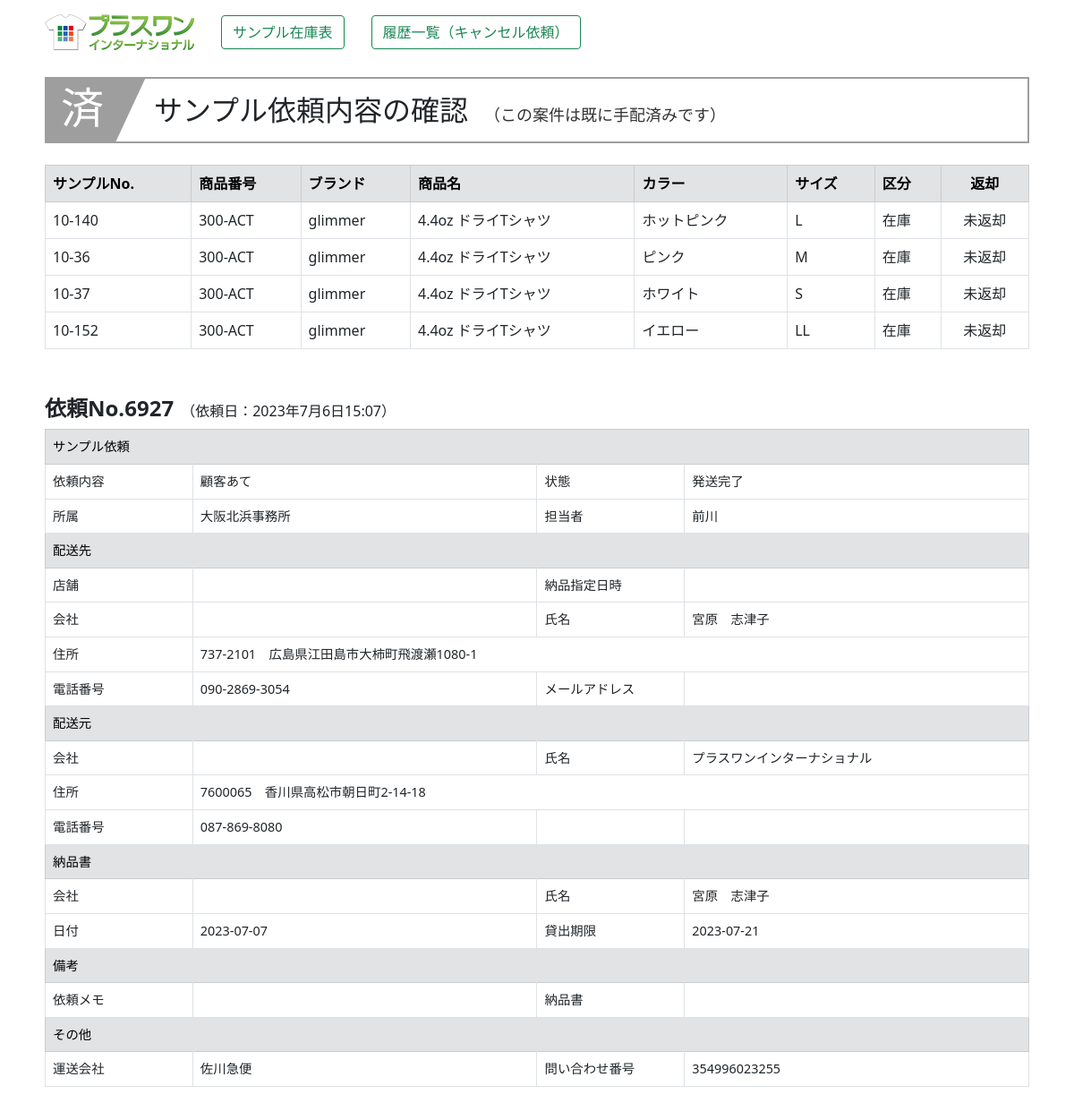
The page /rireki_kakunin/168 on the database its author committed.
### zaiko/models.py (models this page shows, shortened)
class Shouhin(models.Model):
    hontai_num=models.AutoField("本体No",primary_key=True)
    sample_num=models.CharField("サンプルNo",max_length=20,blank=True)
    category=models.CharField("カテゴリ",max_length=50,blank=True)
    shouhin_num=models.CharField("商品番号",max_length=20,blank=True)
    brand=models.CharField("ブランド",max_length=20,blank=True)
    shouhin_name=models.CharField("商品名",max_length=255,blank=True)
    color=models.CharField("カラー",max_length=255,blank=True)
    size=models.CharField("サイズ",max_length=20,blank=True)
    size_num=models.IntegerField("サイズ値",default=0)
    kakou=models.CharField("加工",max_length=50,blank=True)
    bikou=models.CharField("備考",max_length=255,blank=True)
    touroku_day=models.DateField("登録日",auto_now_add=True)
    koushin_day=models.DateField("更新日",auto_now=True)
    joutai=models.IntegerField("状態",default=0)
    irai_num=models.IntegerField("依頼No",default=0)
    status=models.IntegerField("有効",default=0)

class Rireki_shouhin(models.Model):
    irai_num=models.IntegerField("依頼No")
    irai_hontai_num=models.IntegerField("本体No")
    irai_hontai_kubun=models.CharField("区分",max_length=5,null=True,blank=True,default="")
    henkyaku=models.IntegerField("状態",default=0)
    henkyaku_day=models.CharField("返却日",max_length=30,null=True,blank=True,default="")

class Rireki_rental(models.Model):
    irai_num=models.IntegerField("依頼No",null=False)
    irai_type=models.IntegerField("内容")
    rental_day=models.DateTimeField("依頼日",auto_now_add=True)
    shozoku=models.CharField("所属",max_length=30,blank=True)
    tantou=models.CharField("担当者",max_length=30,blank=True)
    haisou_tempo=models.CharField("配送店舗",max_length=30,blank=True)
    haisou_deliday=models.CharField("配送指定日",max_length=30,null=True,blank=True,default="")
    haisou_delitime=models.CharField("時間指定",max_length=30,null=True,blank=True,default="")
    haisou_com=models.CharField("会社名",max_length=30,blank=True)
    haisou_cus=models.CharField("名前",max_length=30,blank=True)
    haisou_yubin=models.CharField("郵便番号",max_length=30,blank=True)
    haisou_pref=models.CharField("都道府県",max_length=10,blank=True)
    haisou_city=models.CharField("市区町村",max_length=30,blank=True)
    haisou_banchi=models.CharField("番地",max_length=30,blank=True)
    haisou_build=models.CharField("建物名",max_length=30,blank=True)
    haisou_tel=models.CharField("電話番号",max_length=30,blank=True)
    haisou_tel_kensaku=models.CharField("電話番号_検索",max_length=30,blank=True)
    haisou_mail=models.CharField("メールアドレス",max_length=100,blank=True)
    haisou_com_m=models.CharField("会社名_元",max_length=30,blank=True)
    haisou_cus_m=models.CharField("名前_元",max_length=30,blank=True)
    haisou_yubin_m=models.CharField("郵便番号_元",max_length=30,blank=True)
    haisou_pref_m=models.CharField("都道府県_元",max_length=10,blank=True)
    haisou_city_m=models.CharField("市区町村_元",max_length=30,blank=True)
    haisou_banchi_m=models.CharField("番地_元",max_length=30,blank=True)
    haisou_build_m=models.CharField("建物名_元",max_length=30,blank=True)
    haisou_tel_m=models.CharField("電話番号_元",max_length=30,blank=True)
    nouhin_com=models.CharField("納品書会社名",max_length=30,blank=True)
    nouhin_cus=models.CharField("納品書名前",max_length=30,blank=True)
    nouhin_day=models.CharField("納品書日付",max_length=30,null=True,blank=True,default="")
    rental_maxday=models.CharField("貸出期限",max_length=30,null=True,blank=True,default="")
    bikou1=models.TextField("備考（納品）",blank=True)
    bikou2=models.TextField("備考（依頼）",blank=True)
    status=models.IntegerField("状態",default=0)
    unsou_com=models.CharField("運送会社",max_length=20,null=True,blank=True,default="")
    unsou_num=models.CharField("問い合わせ番号",max_length=20,null=True,blank=True,default="")
    cancel_day=models.CharField("キャンセル日",max_length=30,null=True,blank=True,default="")
    cancel_name=models.CharField("キャンセル担当",max_length=30,null=True,blank=True,default="")

### zaiko/views.py (the view)
# urls.py: path('rireki_kakunin/<int:pk>', rireki_kakunin, name="rireki_kakunin"),
def rireki_kakunin(request,pk):
    irai_detail=Rireki_rental.objects.get(pk=pk)
    status=irai_detail.status
    if status==0: #success.htmlのタイトル用
        kubun="kakunin_ok"
    elif status==1:
        kubun="junbi"
    else:
        kubun="kakunin_no"
    irai_num=irai_detail.irai_num
    items=Rireki_shouhin.objects.filter(irai_num=irai_num).values_list("irai_hontai_num",flat=True)
    irai_shouhin_list=list(items)
    data=[]
    for i in irai_shouhin_list:
        data2={}
        shouhin=Shouhin.objects.get(hontai_num=i)
        data2["hontai_num"]=shouhin.hontai_num
        data2["sample_num"]=shouhin.sample_num
        data2["shouhin_num"]=shouhin.shouhin_num
        data2["brand"]=shouhin.brand
        data2["shouhin_name"]=shouhin.shouhin_name
        data2["color"]=shouhin.color
        data2["size"]=shouhin.size
        data2["kubun"]=Rireki_shouhin.objects.get(irai_num=irai_num,irai_hontai_num=i).irai_hontai_kubun
        data2["henkyaku"]=Rireki_shouhin.objects.get(irai_num=irai_num,irai_hontai_num=i).henkyaku
        data2["henkyaku_day"]=Rireki_shouhin.objects.get(irai_num=irai_num,irai_hontai_num=i).henkyaku_day
        data.append(data2)
    kanri=0
    if request.user.username == "p1masao":
        kanri=1
    params={
            "irai_shouhin_list":data,
            "irai_detail":irai_detail,
            "kubun":kubun,
            "kanri":kanri,
        }
    return render(request,"zaiko/success.html",params)

### zaiko/templates/zaiko/success.html (shortened to what this page needs)
{% load static %}
<!DOCTYPE html>
<html lang="ja">
<head>
    <link rel="stylesheet" href="{% static 'main.css' %}">
    <link href="https://cdn.jsdelivr.net/npm/bootstrap@5.0.2/dist/css/bootstrap.min.css" rel="stylesheet">
    <link rel="stylesheet" href="https://cdn.jsdelivr.net/npm/bootstrap-icons@1.8.0/font/bootstrap-icons.css">
</head>
<body>
    <div class="container mt-3 mb-5">
        <div style="margin: 0 auto; justify-content: center; width: 1100px;">
            {% include "zaiko/menu.html" with kanri=kanri %}
            <div style="margin-top: 30px;">
                {% if kubun == "new" %}
                    <div class="title03">
                        <h2><span class="number">03</span>サンプル依頼が完了しました</h2>
                    </div>
                {% elif kubun == "kakunin_no" %}
                    <div class="title00">
                        {% if irai_detail.status == 3 %}
                            <h2><span class="number">消</span>サンプル依頼内容の確認<span>（この案件はキャンセルされています）</span></h2>
                        {% elif irai_detail.status == 5 %}
                            <h2><span class="number">完</span>サンプル依頼内容の確認<span>（この案件は既に返却が完了しています）</span></h2>
                        {% else %}
                            <h2><span class="number">済</span>サンプル依頼内容の確認<span>（この案件は既に手配済みです）</span></h2>
                        {% endif %}
                    </div>
                {% elif kubun == "junbi" %}
                    <div class="title04">
                        <h2><span class="number">準</span>サンプル依頼内容の確認<span>（この案件は現在準備中で、まもなく発送されます）</span></h2>
                    </div>
                {% endif %}
            </div>
            <div class="mt-4">
                <table class="table table-bordered">
                    <thead>
                        <tr class="table-secondary">
                            <th>サンプルNo.</th>
                            <th>商品番号</th>
                            <th>ブランド</th>
                            <th>商品名</th>
                            <th>カラー</th>
                            <th>サイズ</th>
                            <th>区分</th>
                            {% if kubun == "kakunin_no" and irai_detail.status == 2 %}
                                <th style="text-align: center;">返却</th>
                            {% elif irai_detail.status == 5 %}
                                <th style="text-align: center;"><i class="bi bi-check-circle-fill" style="font-size: 1.2em; color: #349102"></i> 返却</th>
                            {% elif kubun == "new" %}
                                <th>結果</th>
                            {% endif %}
                        </tr>
                    </thead>
                    <tbody>
                        {% for i in irai_shouhin_list %}
                        <tr>
                            <td style="vertical-align: middle;">{{i.sample_num}}</td>
                            <td style="vertical-align: middle;">{{i.shouhin_num}}</td>
                            <td style="vertical-align: middle;">{{i.brand}}</td>
                            <td style="vertical-align: middle;">{{i.shouhin_name}}</td>
                            <td style="vertical-align: middle;">{{i.color}}</td>
                            <td style="vertical-align: middle;">{{i.size}}</td>
                            <td style="vertical-align: middle;">{{i.kubun}}</td>
                                {% if kubun == "kakunin_no" and irai_detail.status == 2 %}
                                    {% if i.henkyaku == 0 %}
                                    <td style="text-align: center;">未返却</td>
                                    {% else %}
                                    <td style="text-align: center;">{{i.henkyaku_day}}</td>
                                    {% endif %}
                                {% elif irai_detail.status == 5 %}
                                    <td style="text-align: center;">{{i.henkyaku_day}}</td>
                                {% elif kubun == "new" %}
                                    <td style="text-align: center;"><i class="bi bi-check-circle-fill" style="font-size: 1.5em; color: #349102"></i></td>
                                {% endif %}
                        </tr>
                        {% endfor %}
                    </tbody>
                </table>
            </div>
            <div class="mt-5">
                <div style="width: 1100px; align-items: end;">
                    <span style="font-size: 1.5em; font-weight: bold;">依頼No.{{irai_detail.irai_num}}</span>　（依頼日：{{irai_detail.rental_day}}）
                </div>
                <table class="table table-bordered" style="margin-top: 5px; font-size: 0.9em; width: 1100px;">
                    <tr class="table-secondary"><td colspan="4">サンプル依頼</td></tr>
                        <td style="width: 15%;">依頼内容</td>
                        <td style="width: 35%;">
                            {% if irai_detail.irai_type == 0 %}
                                顧客あて
                            {% elif irai_detail.irai_type == 1 %}
                                店舗あて
                            {% else %}
                                キープ
                            {% endif %}
                        </td>
                        <td style="width: 15%;">状態</td>
                        <td style="width: 35%;">
                            {% if irai_detail.status == 0 %}
                                発送待ち（キャンセル可）
                            {% elif irai_detail.status == 1 %}
                                発送準備中
                            {% elif irai_detail.status == 2 %}
                                発送完了
                            {% elif irai_detail.status == 3 %}
                                キャンセル（{{irai_detail.cancel_name}}：{{irai_detail.cancel_day}}）
                            {% elif irai_detail.status == 5 %}
                                返却済み
                            {% endif %}
                        </td>
                    <tr>
                        <td>所属</td><td id="shozoku">{{irai_detail.shozoku}}</td>
                        <td>担当者</td><td id="tantou">{{irai_detail.tantou}}</td>
                    </tr>
                    <tr class="table-secondary"><td colspan="4">配送先</td></tr>
                    <tr>
                        <td>店舗</td><td>{{irai_detail.haisou_tempo}}</td>
                        <td>納品指定日時</td>
                        <td>
                        </td>
                    </tr>
                    <tr>
                        <td>会社</td><td>{{irai_detail.haisou_com}}</td>
                        <td>氏名</td><td>{{irai_detail.haisou_cus}}</td>
                    </tr>
                    <tr>
                        <td>住所</td>
                        <td colspan="3">
                            {{irai_detail.haisou_yubin}}　{{irai_detail.haisou_pref}}{{irai_detail.haisou_city}}{{irai_detail.haisou_banchi}}{{irai_detail.haisou_build}}
                        </td>
                    </tr>
                    <tr>
                        <td>電話番号</td><td>{{irai_detail.haisou_tel}}</td>
                        <td>メールアドレス</td><td>{{irai_detail.haisou_mail}}</td>
                    </tr>
                    <tr class="table-secondary"><td colspan="4">配送元</td></tr>
                    <tr>
                        <td>会社</td><td>{{irai_detail.haisou_com_m}}</td>
                        <td>氏名</td><td>{{irai_detail.haisou_cus_m}}</td>
                    </tr>
                    <tr>
                        <td>住所</td>
                        <td colspan="3">
                            {{irai_detail.haisou_yubin_m}}　{{irai_detail.haisou_pref_m}}{{irai_detail.haisou_city_m}}{{irai_detail.haisou_banchi_m}}{{irai_detail.haisou_build_m}}
                        </td>
                    </tr>
                    <tr>
                        <td>電話番号</td><td>{{irai_detail.haisou_tel_m}}</td>
                        <td></td><td></td>
                    </tr>
                    <tr class="table-secondary"><td colspan="4">納品書</td></tr>
                    <tr>
                        <td>会社</td><td>{{irai_detail.nouhin_com}}</td>
                        <td>氏名</td><td>{{irai_detail.nouhin_cus}}</td>
                    </tr>
                    <tr>
                        <td>日付</td><td>{{irai_detail.nouhin_day}}</td>
                        <td>貸出期限</td><td>{{irai_detail.rental_maxday}}</td>
                    </tr>
                    <tr class="table-secondary"><td colspan="4">備考</td></tr>
                    <tr>
                        <td>依頼メモ</td><td>{{irai_detail.bikou2 | linebreaksbr}}</td>
                        <td>納品書</td><td>{{irai_detail.bikou1 | linebreaksbr}}</td>
                    </tr>
                    <tr class="table-secondary"><td colspan="4">その他</td></tr>
                    <tr>
                        <td>運送会社</td><td>{{irai_detail.unsou_com}}</td>
                        <td>問い合わせ番号</td><td>{{irai_detail.unsou_num}}</td>
                    </tr>
                </table>
            </div>
        </div>
    </div>
</body>
</html>

### zaiko/static/main.css (style rules this page uses)
.title00 h2 { position: relative; overflow: hidden; padding: 1rem 2rem 1rem 120px; border: solid 2px #9e9e9e; width: 1100px; margin: 0 auto; }
.title00 h2:before { position: absolute; content: ''; top: -150%; left: -100px; width: 200px; height: 300%; transform: rotate(25deg); background: #9e9e9e; }
.title00 h2 span, .title01 h2 span, .title02 h2 span, .title03 h2 span, .title04 h2 span { color: #333333; font-size: 18px; padding-left: 18px; }
.title00 h2 span.number, .title01 h2 span.number, .title02 h2 span.number, .title03 h2 span.number, .title04 h2 span.number { position: absolute; display: block; top: 3px; left: 0; z-index: 1; font-size: 30px; font-size: 3rem; padding-left: 16px; color: #fff; }

### rows shown on the page
Shouhin: sample_num "10-140", shouhin_num "300-ACT", brand "glimmer", shouhin_name "4.4oz ドライTシャツ", color "ホットピンク"
Rireki_shouhin: kubun "在庫"
Shouhin: sample_num "10-36", shouhin_num "300-ACT", brand "glimmer", shouhin_name "4.4oz ドライTシャツ", color "ピンク"
Rireki_shouhin: kubun "在庫"
Shouhin: sample_num "10-37", shouhin_num "300-ACT", brand "glimmer", shouhin_name "4.4oz ドライTシャツ", color "ホワイト"
Rireki_shouhin: kubun "在庫"
Shouhin: sample_num "10-152", shouhin_num "300-ACT", brand "glimmer", shouhin_name "4.4oz ドライTシャツ", color "イエロー", size "LL"
Rireki_shouhin: kubun "在庫"
Rireki_rental: irai_num "6927", rental_day "2023年7月6日15:07", shozoku "大阪北浜事務所", tantou "前川", haisou_cus "宮原 志津子", haisou_yubin "737-2101", haisou_pref "広島県", haisou_city "江田島市大柿町飛渡瀬", haisou_banchi "1080-1", haisou_tel "090-2869-3054", haisou_cus_m "プラスワンインターナショナル", haisou_yubin_m "7600065", haisou_pref_m "香川県", haisou_city_m "高松市朝日町", haisou_banchi_m "2-14-18", haisou_tel_m "087-869-8080", nouhin_cus "宮原 志津子", nouhin_day "2023-07-07", rental_maxday "2023-07-21", unsou_com "佐川急便", unsou_num "354996023255"

### other values the page prints
{{ i.size }} "L" "M" "S"
